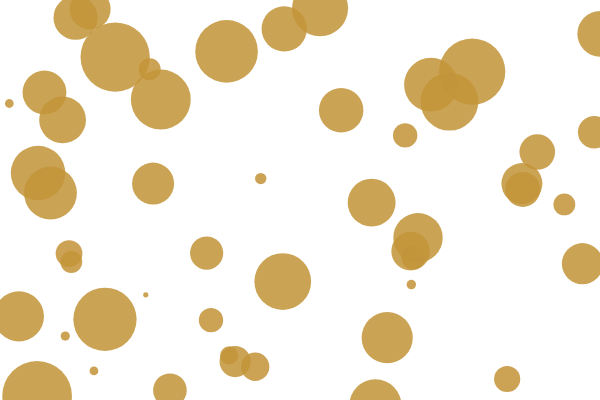
Frame 1 (no input)
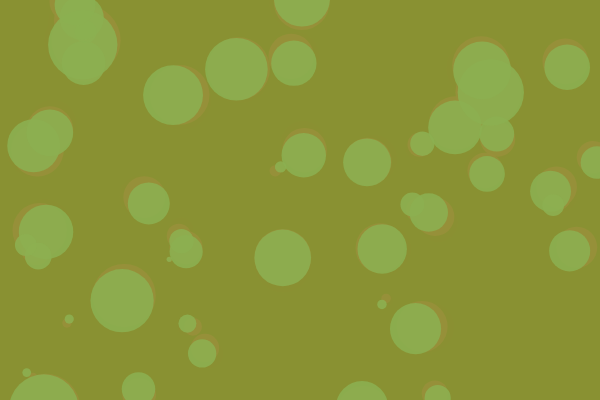
Frame 60 (no input)
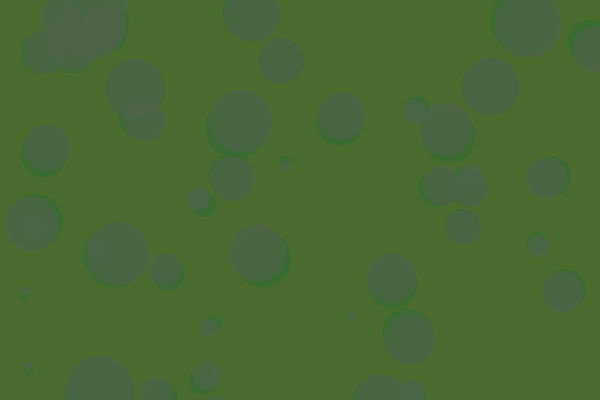
Frame 120 (the mouse pressed at the canvas centre since frame 60)

The p5.js sketch that drew these frames (run headless with seeded random() and noise() and a simulated clock; from frame 60 on, the mouse is pressed at the canvas centre):

// p5.js sketch
// ── sketch.js
let circles = []; 
let r;
let g;
let b;
let a;

function setup() {
  createCanvas(600, 400);
  for (let i = 0; i < 50; i++) {
    circles.push(new Circle());
  }
}

function draw() {
  background(r, g, b, a);
  
  r = random(255); 
  g = random(100,200); 
  b = random(100); 
  a = random(200,255); 
  
  for (let i = 0; i < circles.length; i++) {
    circles[i].move();
    circles[i].display();
  }
}

class Circle {
  constructor() {
    this.x = random(width);
    this.y = random(height);
    this.diameter = random(5, 70);
    this.speed = 7;
  }

  move() {
    this.x += random(-this.speed, this.speed);
    this.y += random(-this.speed, this.speed);
  }

  display() {
    noStroke();
    fill(r, g, b, a);
    ellipse(this.x, this.y, this.diameter, this.diameter);
  }
}
